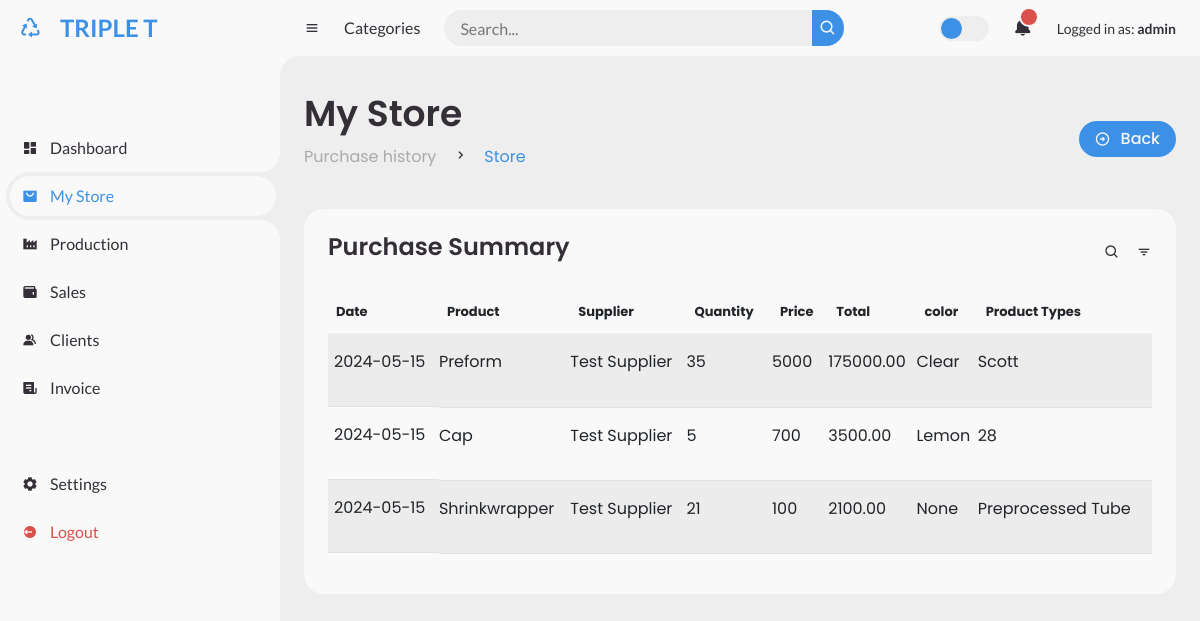
The page /stock/ (signed in) on the database its author committed.
### store/models.py (models this page shows, shortened)
class StockItem(models.Model):
    name = models.CharField(max_length=20, null=True)
    supplier = models.ForeignKey(Supplier, on_delete=models.SET_NULL, null=True, blank=True)
    quantity = models.CharField(max_length=5, null=True, blank=True)
    price = models.IntegerField()
    total = models.DecimalField(max_digits=20, decimal_places=2)
    created_at = models.DateField(null=True, blank=True)
    cap_type = models.ForeignKey(Cap, on_delete=models.SET_NULL, null=True, blank=True)
    color = models.ForeignKey(Color, on_delete=models.SET_NULL, null=True, blank=True)
    product_type = models.CharField(max_length=20, null=True, blank=True)
    preform_type = models.ForeignKey(Preform_type, on_delete=models.SET_NULL, null=True, blank=True)
    unit = models.IntegerField(null=True, blank=True)  # New field for unit

class Contact(models.Model):
    name = models.CharField(max_length=100)
    address = models.TextField()
    phone_number = models.CharField(max_length=20)
    email = models.EmailField()
    class Meta:
        abstract = True
    def __str__(self):
        return self.name

class Supplier(Contact):
    pass

class Color(models.Model):
    name = models.CharField(max_length=100, null=True, blank=True)
    def __str__(self):
        return f"{self.name}"

class Preform_type(models.Model):
    name = models.CharField(max_length=30)
    size = models.DecimalField(max_digits=5, decimal_places=1)
    quantity_per_bag = models.IntegerField()

class Cap(models.Model):
    name = models.CharField(max_length = 20, default = 'Cap')
    size = models.IntegerField()
    quantity_per_bag = models.IntegerField()

### store/views.py (the view)
# urls.py: path('stock/', views.purchase_history, name="stock"),
@login_required
def purchase_history(request):
    stock = StockItem.objects.order_by('-created_at')  # Order by the 'created_at' field in descending order
    return render(request, 'store/add_stock/details.html', {'stock': stock})

### store/templates/store/add_stock/details.html (shortened to what this page needs)
{% extends "stock/base.html" %}
{% block body %}
<div class="head-title">
    <div class="left">
      <h1>My Store</h1>
      <ul class="breadcrumb">
        <li>
            <a  href="{% url 'stock' %}">Purchase history</a>
        </li>
        <li><i class='bx bx-chevron-right' ></i></li>
        <li>
            <a class="active" href="{% url 'stock_list' %}">Store</a>
        </li>
      </ul>
    </div>
    <a href="{% url 'stock_list' %}" class="btn-download">
      <i class='bx bx-right-arrow-circle'></i>
      <span class="text">Back</span>
    </a>
  </div>
  <div class="table-data">
    <div class="order">
      <div class="head">
        <h3>Purchase Summary</h3>
        <i class='bx bx-search' ></i>
        <i class='bx bx-filter' ></i>
      </div>
      <table class="table table-striped">
        <thead>
          <tr>
            <th>Date</th>
            <th>Product</th>
            <th>Supplier</th>
            <th>Quantity</th>
            <th>Price</th>
            <th>Total</th>
            <th>color</th>
            <th>Product Types</th>
          </tr>
        </thead>
        <tbody>
            {% for stock in stock %}
            <tr>
                <td><p>{{stock.created_at|date:"Y-m-d" }}</p></td>
                <td><p>{{stock.name}}</p></td>
                <td><p>{{stock.supplier}}</p></td>
                <td><p>{{stock.quantity}}</p></td>
                <td><p>{{stock.price}}</p></td>
                <td><p>{{stock.total}}</p></td>
                <td><p>{{stock.color}}</p></td>
                <td>
                    {% if stock.preform_type %}
                    <p>{{ stock.preform_type.name }}</p>
                    {% elif stock.product_type %}
                    <p>{{ stock.product_type }}</p>
                    {% else %}
                    <p>{{ stock.cap_type.size }}</p>
                    {% endif %}</td>
            </tr>
            {% endfor %}
        </tbody>
      </table>
    </div>
{% endblock %}

### store/templates/stock/base.html (shortened to what this page needs)
{% load static %}
<!DOCTYPE html>
<html lang="en">
<head>
	<link href='https://unpkg.com/boxicons@2.0.9/css/boxicons.min.css' rel='stylesheet'>
	<link href="https://cdn.jsdelivr.net/npm/bootstrap@5.2.3/dist/css/bootstrap.min.css" rel="stylesheet">
	<link href="{% static './css/style.css' %}" rel="stylesheet" />
</head>
<body>
	<section id="sidebar">
		<a href="#" class="brand ">
			<i class='bx bx-recycle'></i>
			<span class="text"> TRIPLE T <br>
			</span>
		</a>
		<ul class="side-menu top">
			<li>
				<a href="{% url 'home' %}">
					<i class='bx bxs-dashboard' ></i>
					<span class="text">Dashboard</span>
				</a>
			</li>
			<li class="active">
				<a href="{% url 'stock_list' %}">
					<i class='bx bxs-shopping-bag-alt store' ></i>
					<span class="text">My Store</span>
				</a>
			</li>
			<li>
				<a class="nav-link" href="{% url 'record' %}">
					<i class='bx bxs-factory'></i>
					<span class="text">Production</span>
				</a>
			</li>
			<li >
				<a href="{% url 'sales_record' %}">
					<i class='bx bxs-wallet'></i>
					<span class="text">Sales</span>
				</a>
			</li>
			<li>
				<a href="{% url 'customer' %}">
					<i class='bx bxs-group'></i>
					<span class="text">Clients</span>
				</a>
			</li>
			<li>
				<a href="{% url 'invoice' %}">
					<i class='bx bxs-receipt'></i>
					<span class="text">Invoice</span>
				</a>
			</li>
		</ul>
		<ul class="side-menu">
			{% if request.user.is_superuser %}
			<li>
				<a href="{% url 'settings' %}" >
					<i class='bx bxs-cog' ></i>
					<span class="text">Settings</span>
				</a>
			</li>
			{% endif %}
			<li>
				<a href="{% url 'user_logout' %}" class="logout">
					<i class='bx bxs-log-out-circle' ></i>
					<span class="text">Logout</span>
				</a>
			</li>
		</ul>
	</section>
	<section id="content">
		<nav>
			<i class='bx bx-menu' ></i>
			<a href="#" class="nav-link">Categories</a>
			<form action="#">
				<div class="form-input">
					<input type="search" placeholder="Search...">
					<button type="submit" class="search-btn"><i class='bx bx-search' ></i></button>
				</div>
			</form>
			<label for="switch-mode" class="switch-mode"></label>
			<a href="{% url 'notify' %}" class="notification">
				<i class='bx bxs-bell' ></i>
				<span class="num">{{ unread_notifications_count }}</span>
			</a>
			<a href="#" class="profile">
					<div class="small">Logged in as: <strong>{{user.get_username}}</strong></div>
			</a>
		</nav>
	<main>
        {% block body %}
		{% endblock%}
	</main>
	</section>
</body>
</html>

### store/templates/stock/base.html (style rules this page uses)
ol, ul { padding-left: 0rem !important; }

### rows shown on the page
StockItem: created_at "2024-05-15", name "Preform", supplier "Test Supplier", quantity "35", price "5000", total "175000.00", color "Clear", preform_type.name "Scott"
StockItem: created_at "2024-05-15", name "Cap", supplier "Test Supplier", quantity "5", price "700", total "3500.00", color "Lemon", cap_type.size "28"
StockItem: created_at "2024-05-15", name "Shrinkwrapper", supplier "Test Supplier", quantity "21", price "100", total "2100.00", color "None", product_type "Preprocessed Tube"

### other values the page prints
{{ user.get_username }} "admin"
